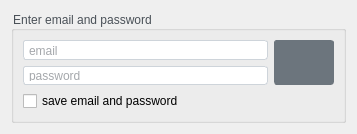
<?xml version="1.0" encoding="UTF-8"?>
<ui version="4.0">
 <class>login_mail</class>
 <widget class="QDialog" name="login_mail">
  <property name="windowModality">
   <enum>Qt::NonModal</enum>
  </property>
  <property name="geometry">
   <rect>
    <x>0</x>
    <y>0</y>
    <width>357</width>
    <height>134</height>
   </rect>
  </property>
  <property name="sizePolicy">
   <sizepolicy hsizetype="Fixed" vsizetype="Fixed">
    <horstretch>0</horstretch>
    <verstretch>0</verstretch>
   </sizepolicy>
  </property>
  <property name="minimumSize">
   <size>
    <width>357</width>
    <height>134</height>
   </size>
  </property>
  <property name="maximumSize">
   <size>
    <width>653</width>
    <height>134</height>
   </size>
  </property>
  <property name="cursor">
   <cursorShape>PointingHandCursor</cursorShape>
  </property>
  <property name="windowTitle">
   <string>Login to sender email</string>
  </property>
  <property name="windowIcon">
   <iconset>
    <normaloff>../icons/gender_neutral_user_48px.png</normaloff>../icons/gender_neutral_user_48px.png</iconset>
  </property>
  <property name="styleSheet">
   <string notr="true">QGroupBox {
	color: #495057;
}

QLineEdit {
	padding: 3px;
	color: #495057;
    background-color: #fff;
    background-clip: padding-box;
    border: 1px solid #ced4da;
    border-radius: 3px;
}

QPushButton {
    border: 1px solid #6c757d;
    border-radius: 3px;
	padding: 13px;
	color: #fff;
    background-color: #6c757d;

}

QPushButton:hover {
	background-color:#52595f;
}


QPushButton:checked {
	background-color:#22B561;
	border-color: #229854;
}</string>
  </property>
  <layout class="QVBoxLayout" name="verticalLayout">
   <item>
    <widget class="QGroupBox" name="box_login">
     <property name="sizePolicy">
      <sizepolicy hsizetype="Preferred" vsizetype="Fixed">
       <horstretch>0</horstretch>
       <verstretch>0</verstretch>
      </sizepolicy>
     </property>
     <property name="title">
      <string>Enter email and password</string>
     </property>
     <layout class="QVBoxLayout" name="verticalLayout_4">
      <item>
       <layout class="QHBoxLayout" name="horizontalLayout_2">
        <item>
         <layout class="QVBoxLayout" name="verticalLayout_2">
          <item>
           <widget class="QLineEdit" name="line_from_email">
            <property name="autoFillBackground">
             <bool>false</bool>
            </property>
            <property name="text">
             <string/>
            </property>
            <property name="placeholderText">
             <string>email</string>
            </property>
           </widget>
          </item>
          <item>
           <widget class="QLineEdit" name="line_from_password">
            <property name="echoMode">
             <enum>QLineEdit::Password</enum>
            </property>
            <property name="placeholderText">
             <string>password</string>
            </property>
           </widget>
          </item>
         </layout>
        </item>
        <item>
         <widget class="QPushButton" name="btn_login">
          <property name="sizePolicy">
           <sizepolicy hsizetype="Preferred" vsizetype="Preferred">
            <horstretch>0</horstretch>
            <verstretch>0</verstretch>
           </sizepolicy>
          </property>
          <property name="text">
           <string/>
          </property>
          <property name="icon">
           <iconset>
            <normaloff>../icons/login.png</normaloff>
            <activeon>../icons/unlogin.png</activeon>../icons/login.png</iconset>
          </property>
          <property name="iconSize">
           <size>
            <width>24</width>
            <height>24</height>
           </size>
          </property>
          <property name="checkable">
           <bool>true</bool>
          </property>
          <property name="checked">
           <bool>false</bool>
          </property>
         </widget>
        </item>
       </layout>
      </item>
      <item>
       <layout class="QVBoxLayout" name="verticalLayout_3">
        <item>
         <widget class="QCheckBox" name="chk_save_login">
          <property name="text">
           <string>save email and password</string>
          </property>
          <property name="checked">
           <bool>false</bool>
          </property>
         </widget>
        </item>
       </layout>
      </item>
     </layout>
    </widget>
   </item>
  </layout>
 </widget>
 <resources/>
 <connections/>
</ui>
